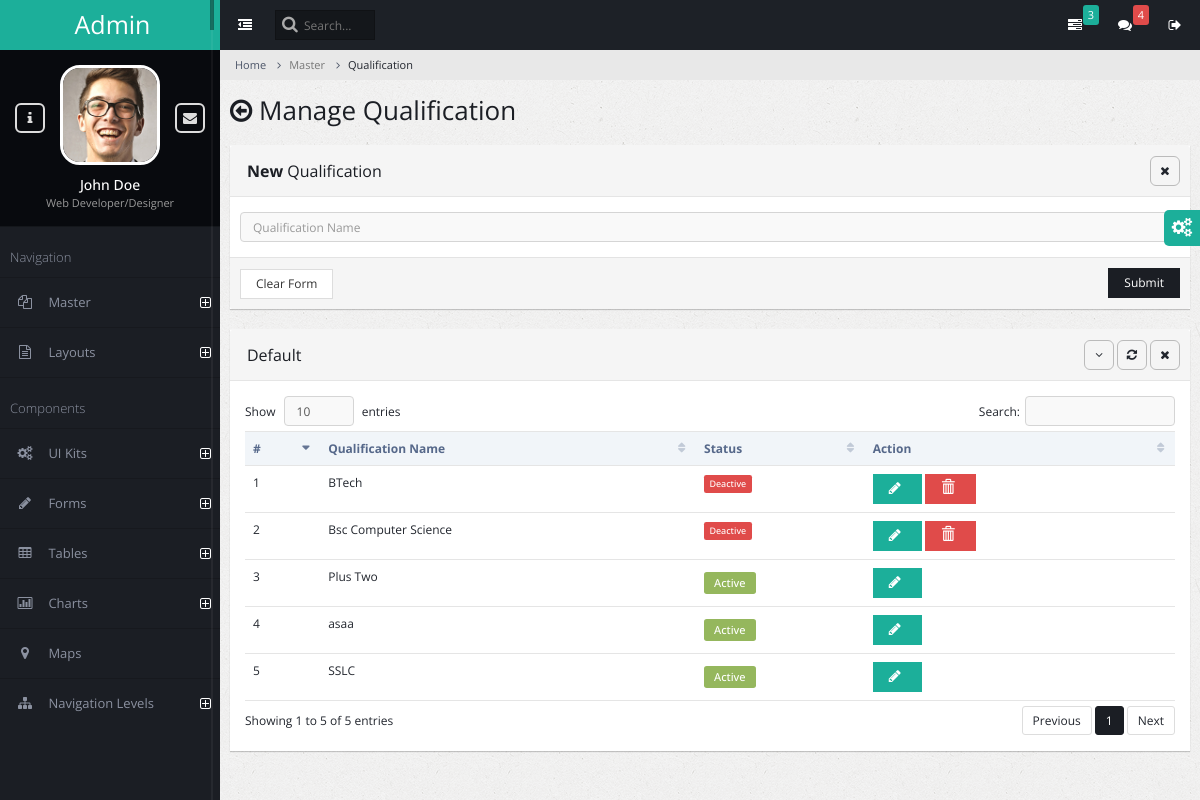
/qualification/, run on the app's committed database.
### admin_master/models.py (models this page shows)
class AcademicQualification(models.Model):
    qualification_name = models.CharField(max_length=150)
    is_active = models.BooleanField(default=True)

### admin_master/views.py (the view, shortened to what this page needs)
# urls.py: path('qualification/', views.qualification_manage,name="qualification"),
def qualification_manage(request):
    success_message=None
    error_message = None
    academic_qualification = AcademicQualification.objects.all()
    context = {
        'errormessage': error_message,
        'successmessage': success_message,
        'academic_qualifications': academic_qualification,
    }
    return render(request, 'qualification_manage.html', context)

### admin_master/templates/qualification_manage.html (shortened to what this page needs)
{% extends 'admin_base.html' %}
{% block content %}
<ul class="breadcrumb">
    <li><a href="#">Home</a></li>
    <li class="active">Master</li>
    <li class="active">Qualification</li>
</ul>
<div class="page-title">
    <h2><span class="fa fa-arrow-circle-o-left"></span> Manage Qualification</h2>
</div>
<div class="page-content-wrap">
    <div class="row">
        <div class="col-md-12">
        <form class="form-horizontal" method="post" enctype="multipart/form-data" id="myForm">
            <div class="panel panel-default">
                <div class="panel-heading">
                    <h3 class="panel-title"><strong>New </strong> Qualification</h3>
                    <ul class="panel-controls">
                        <li><a href="#" class="panel-remove"><span class="fa fa-times"></span></a></li>
                    </ul>
                </div>
                <div class="panel-body">
                    <div class="row">
                        <div class="col-md-12 px-5 ">
                            <div class="form-group">
                                <input type="text" name='qualification_name'  autofocus class="form-control" placeholder="Qualification Name"/>
                            </div>
                        </div>
                    </div>
                </div>
                <div class="panel-footer">
                    <input type="reset" value="Clear Form" class="btn btn-default">
                    <button class="btn btn-primary pull-right">Submit</button>
                </div>
            </div>
        </form>
            <div class="panel panel-default">
                <div class="panel-heading">
                    <h3 class="panel-title">Default</h3>
                    <ul class="panel-controls">
                        <li><a href="#" class="panel-collapse"><span class="fa fa-angle-down"></span></a></li>
                        <li><a href="#" class="panel-refresh"><span class="fa fa-refresh"></span></a></li>
                        <li><a href="#" class="panel-remove"><span class="fa fa-times"></span></a></li>
                    </ul>
                </div>
                <div class="panel-body">
                    <table class="table datatable">
                        <thead>
                            <tr>
                                <th>#</th>
                                <th>Qualification Name</th>
                                <th>Status</th>
                                <th>Action</th>
                            </tr>
                        </thead>
                        <tbody>
                            {% for academic_qualification in academic_qualifications %}
                            <tr id="{{academic_qualification.id}}">
                                <td>{{ forloop.counter }}</td>
                                <td>{{ academic_qualification.qualification_name }}</td>
                                <td>
                                    {% if academic_qualification.is_active %}
                                    <span class="label label-success label-form">Active</span>
                                    {% else %}
                                    <span class="label label-danger ">Deactive</span>
                                    {% endif %}
                                </td>
                                <td>
                                    <button class="btn btn-info" onclick="edit_pop_qualification({{academic_qualification.id}})">
                                        <span id ="spinner{{academic_qualification.id}}" class="fa fa-pencil"></span>
                                    </button>
                                    {% if not academic_qualification.is_active %}
                                    <a onclick="delete_qualification({{academic_qualification.id}})">
                                        <button class="btn btn-danger">
                                            <span class="glyphicon glyphicon-trash"></span>
                                        </button>
                                    </a>
                                    {% endif %}
                                </td>
                            </tr>
                            {% endfor %}
                        </tbody>
                    </table>
                </div>
            </div>
        </div>
    </div>
</div>
{% endblock %}

### data on the page
AcademicQualification: qualification_name "BTech", is_active "Deactive"
AcademicQualification: qualification_name "Bsc Computer Science", is_active "Deactive"
AcademicQualification: qualification_name "Plus Two", is_active "Active"
AcademicQualification: qualification_name "asaa", is_active "Active"
AcademicQualification: qualification_name "SSLC", is_active "Active"
